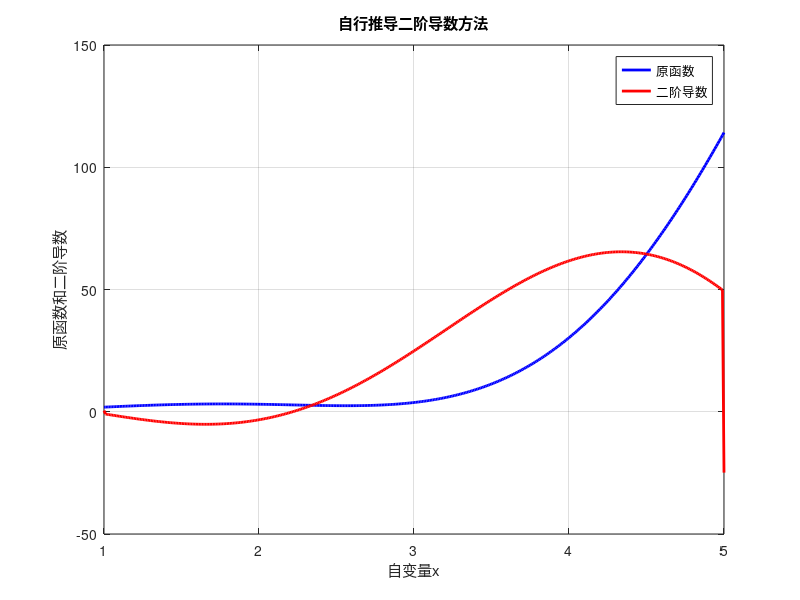

Write MATLAB code to recreate this figure.
dt = 0.01;

x = 1:dt:5;
y = 2*(x.^2).*cos(x) + 0.8*(x.^3);

plot(x,y,'b','linewidth',2)
hold on; grid on;

n = length(x);
d2f = zeros(1,n);

% 二阶中心差分（边界用前向和后退差分代替）
d2f(2:n-1)=(y(3:n)+y(1:n-2)-2*y(2:n-1))/(dt^2);

% 首项
d2f(1)=(2*y(2)-y(3)-y(1))/(2*dt^2);
% 末项
d2f(n)=(2*y(n-1)-y(n-2)-y(n))/(2*dt^2);

% 绘图
plot(x,d2f,'r','linewidth',2);
legend('原函数','二阶导数');

xlabel('自变量x');
ylabel('原函数和二阶导数');
title('自行推导二阶导数方法');